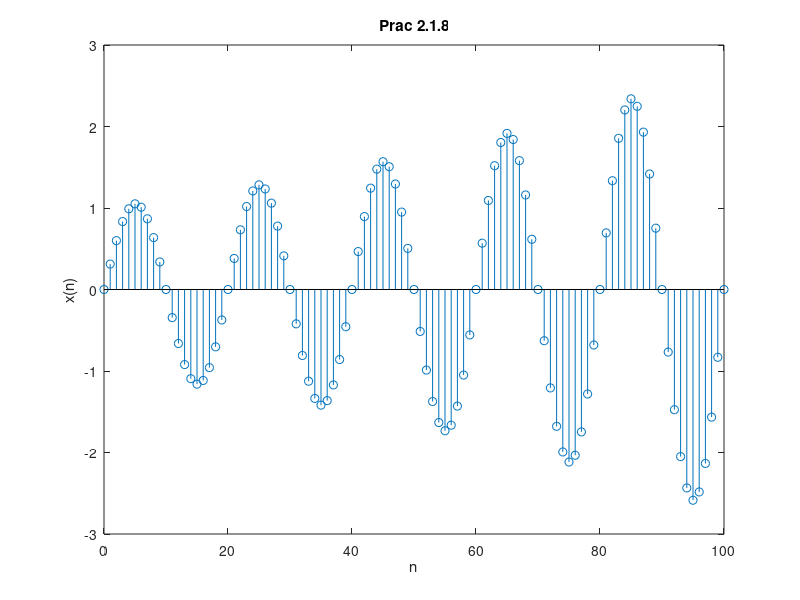

The MATLAB source for this figure:
% 한밭대학교 20191780 육정훈

n = 0:100;
x = exp(0.01 * n) .* sin(0.1 * pi * n);

stem(n, x); title('Prac 2.1.8'); xlabel('n'); ylabel('x(n)');
